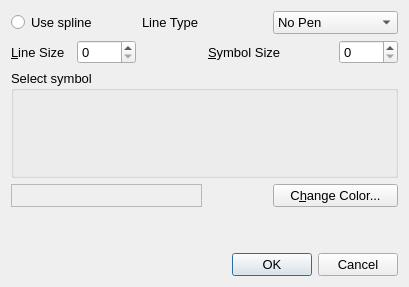
<?xml version="1.0" encoding="UTF-8"?>
<ui version="4.0">
 <class>SymbolDialogData</class>
 <widget class="QDialog" name="SymbolDialogData">
  <property name="geometry">
   <rect>
    <x>0</x>
    <y>0</y>
    <width>409</width>
    <height>287</height>
   </rect>
  </property>
  <property name="font">
   <font>
    <pointsize>10</pointsize>
    <weight>50</weight>
    <bold>false</bold>
   </font>
  </property>
  <property name="windowTitle">
   <string>ColorDialogData</string>
  </property>
  <property name="modal">
   <bool>false</bool>
  </property>
  <layout class="QGridLayout" name="gridLayout_2">
   <item row="0" column="4" colspan="2">
    <widget class="QComboBox" name="pLineStyle">
     <item>
      <property name="text">
       <string>No Pen</string>
      </property>
     </item>
     <item>
      <property name="text">
       <string>SolidLine</string>
      </property>
     </item>
     <item>
      <property name="text">
       <string>DashLine</string>
      </property>
     </item>
     <item>
      <property name="text">
       <string>DotLine</string>
      </property>
     </item>
     <item>
      <property name="text">
       <string>DashDotLine</string>
      </property>
     </item>
    </widget>
   </item>
   <item row="3" column="0" colspan="3">
    <widget class="QFrame" name="pColor">
     <property name="sizePolicy">
      <sizepolicy hsizetype="Preferred" vsizetype="Preferred">
       <horstretch>0</horstretch>
       <verstretch>0</verstretch>
      </sizepolicy>
     </property>
     <property name="frameShape">
      <enum>QFrame::StyledPanel</enum>
     </property>
     <property name="frameShadow">
      <enum>QFrame::Raised</enum>
     </property>
    </widget>
   </item>
   <item row="1" column="0">
    <widget class="QLabel" name="TextLabel1">
     <property name="font">
      <font>
       <weight>50</weight>
       <bold>false</bold>
      </font>
     </property>
     <property name="text">
      <string>&amp;Line Size</string>
     </property>
     <property name="wordWrap">
      <bool>false</bool>
     </property>
     <property name="buddy">
      <cstring>pLineSize</cstring>
     </property>
    </widget>
   </item>
   <item row="0" column="0" colspan="2">
    <widget class="QRadioButton" name="pSpline">
     <property name="sizePolicy">
      <sizepolicy hsizetype="Preferred" vsizetype="Fixed">
       <horstretch>0</horstretch>
       <verstretch>0</verstretch>
      </sizepolicy>
     </property>
     <property name="font">
      <font>
       <weight>50</weight>
       <bold>false</bold>
      </font>
     </property>
     <property name="text">
      <string>Use spline</string>
     </property>
    </widget>
   </item>
   <item row="1" column="1">
    <widget class="QSpinBox" name="pLineSize">
     <property name="sizePolicy">
      <sizepolicy hsizetype="Preferred" vsizetype="Fixed">
       <horstretch>0</horstretch>
       <verstretch>0</verstretch>
      </sizepolicy>
     </property>
     <property name="minimum">
      <number>0</number>
     </property>
     <property name="maximum">
      <number>10</number>
     </property>
    </widget>
   </item>
   <item row="1" column="3" colspan="2">
    <widget class="QLabel" name="TextLabel2">
     <property name="font">
      <font>
       <weight>50</weight>
       <bold>false</bold>
      </font>
     </property>
     <property name="text">
      <string>&amp;Symbol Size</string>
     </property>
     <property name="wordWrap">
      <bool>false</bool>
     </property>
     <property name="buddy">
      <cstring>pSymbolSize</cstring>
     </property>
    </widget>
   </item>
   <item row="3" column="4" colspan="2">
    <widget class="QPushButton" name="buttomColor">
     <property name="sizePolicy">
      <sizepolicy hsizetype="Preferred" vsizetype="Preferred">
       <horstretch>0</horstretch>
       <verstretch>0</verstretch>
      </sizepolicy>
     </property>
     <property name="text">
      <string>C&amp;hange Color...</string>
     </property>
    </widget>
   </item>
   <item row="1" column="5">
    <widget class="QSpinBox" name="pSymbolSize">
     <property name="sizePolicy">
      <sizepolicy hsizetype="Preferred" vsizetype="Fixed">
       <horstretch>0</horstretch>
       <verstretch>0</verstretch>
      </sizepolicy>
     </property>
     <property name="maximum">
      <number>20</number>
     </property>
    </widget>
   </item>
   <item row="0" column="2" colspan="2">
    <widget class="QLabel" name="label">
     <property name="sizePolicy">
      <sizepolicy hsizetype="Preferred" vsizetype="Fixed">
       <horstretch>0</horstretch>
       <verstretch>0</verstretch>
      </sizepolicy>
     </property>
     <property name="text">
      <string>Line Type</string>
     </property>
    </widget>
   </item>
   <item row="5" column="0" colspan="6">
    <widget class="QDialogButtonBox" name="buttonBox">
     <property name="standardButtons">
      <set>QDialogButtonBox::Cancel|QDialogButtonBox::Ok</set>
     </property>
    </widget>
   </item>
   <item row="2" column="0" colspan="6">
    <widget class="QGroupBox" name="pSymbols">
     <property name="sizePolicy">
      <sizepolicy hsizetype="Preferred" vsizetype="Expanding">
       <horstretch>0</horstretch>
       <verstretch>0</verstretch>
      </sizepolicy>
     </property>
     <property name="font">
      <font>
       <pointsize>10</pointsize>
       <weight>50</weight>
       <bold>false</bold>
      </font>
     </property>
     <property name="title">
      <string>Select symbol</string>
     </property>
     <layout class="QGridLayout" name="gridLayout"/>
    </widget>
   </item>
   <item row="4" column="0" colspan="2">
    <spacer name="verticalSpacer">
     <property name="orientation">
      <enum>Qt::Vertical</enum>
     </property>
     <property name="sizeType">
      <enum>QSizePolicy::Preferred</enum>
     </property>
     <property name="sizeHint" stdset="0">
      <size>
       <width>20</width>
       <height>40</height>
      </size>
     </property>
    </spacer>
   </item>
  </layout>
 </widget>
 <layoutdefault spacing="6" margin="11"/>
 <resources/>
 <connections/>
</ui>
